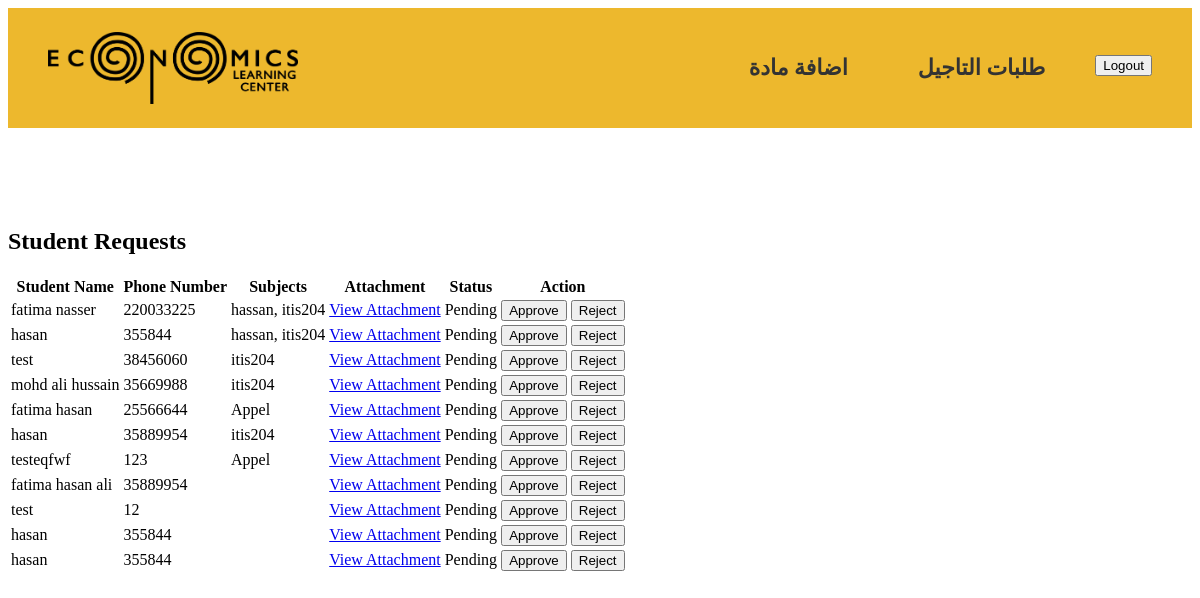
Page /admin-page/ (signed in) on the earlier database version.
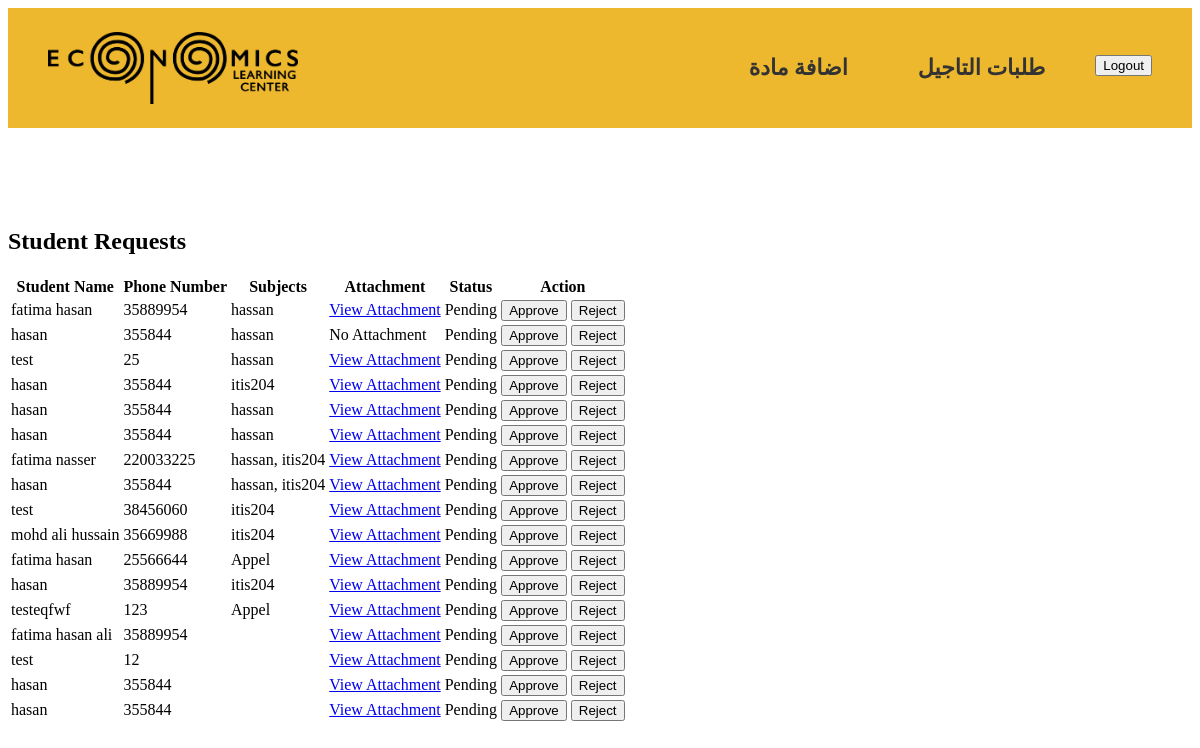
Same page on the later database version.
### main_app/models.py (models this page shows, shortened)
class StudentRequest(models.Model):
    student_name = models.CharField(max_length=255)
    phone_number = models.CharField(max_length=15)
    subject = models.ManyToManyField(Subject)
    attachment = models.FileField(upload_to='attachments/', blank=True, null=True)
    status = models.CharField(max_length=10, default='Pending')
    created_at = models.DateTimeField(auto_now_add=True)  # Ensure this field exists

class Subject(models.Model):
    name = models.CharField(max_length=100)
    price = models.DecimalField(max_digits=10, decimal_places=2)
    image = models.ImageField(upload_to='subject_images/')
    description = models.TextField(blank=True, null=True)
    created_at = models.DateTimeField(default=timezone.now)  # Set default value here
    updated_at = models.DateTimeField(auto_now=True)

### main_app/views.py (the view, shortened to what this page needs)
# urls.py: path('admin-page/', views.admin_page, name='admin_page'),
@login_required
@user_passes_test(lambda u: u.is_superuser)
def admin_page(request):
    requests = StudentRequest.objects.all().order_by('-created_at')
    return render(request, 'accounts/admin_page.html', {'requests': requests})

### main_app/templates/accounts/admin_page.html (shortened to what this page needs)
{% load static %}
<!DOCTYPE html>
<html>
<head>
  <link rel="stylesheet" href="{% static 'styles/admin.css' %}">
</head>
<body>
  <header>
    <nav>
      <img src="{% static 'images/logo-horizantal.png' %}" alt="Elc logo" />
      <ul>
        <li><a href="{% url 'add_subject' %}">اضافة مادة</a></li>
        <li><a href="{% url 'admin_page' %}">طلبات التاجيل</a></li>
        <li>
          <form action="{% url 'logout' %}" method="POST">
            <button type="submit">Logout</button>
          </form>
        </li>
      </ul>
    </nav>
  </header>
<nav>
</nav>
<h2>Student Requests</h2>
<table>
  <tr>
    <th>Student Name</th>
    <th>Phone Number</th>
    <th>Subjects</th>
    <th>Attachment</th>
    <th>Status</th>
    <th>Action</th>
  </tr>
  {% for request in requests %}
  <tr>
    <td>{{ request.student_name }}</td>
    <td>{{ request.phone_number }}</td>
    <td>
      {% for subject in request.subject.all %}
        {{ subject.name }}{% if not forloop.last %}, {% endif %}
      {% endfor %}
    </td>
    <td>
      {% if request.attachment %}
        <a href="{{ request.attachment.url }}" target="_blank">View Attachment</a>
      {% else %}
        No Attachment
      {% endif %}
    </td>
    <td>{{ request.status }}</td>
    <td>
      {% if request.status == 'Pending' %}
      <form method="POST" style="display:inline;">
        <button type="submit" name="action" value="approve">Approve</button>
      </form>
      <form method="POST" style="display:inline;">
        <button type="submit" name="action" value="reject">Reject</button>
      </form>
      {% else %}
      {{ request.status }}
      {% endif %}
    </td>
  </tr>
  {% empty %}
  <tr><td colspan="6">No requests found</td></tr>
  {% endfor %}
</table>
</body>
</html>

### static/styles/admin.css (style rules this page uses)
header { background-color: #edb82d; padding: 20px 40px; }
nav { display: flex; align-items: center; justify-content: space-between; height: 80px; }
nav img { width: 250px; height: auto; }
nav ul { list-style: none; display: flex; gap: 30px; margin: 0; padding: 0; }
nav ul li { position: relative; }
nav ul li a { text-decoration: none; color: #333; font-weight: bold; font-size: 22px; padding: 15px 20px; transition: background-color 0.3s; }

Differences in the rows shown:
added StudentRequest: student_name "fatima hasan", phone_number "35889954", status "Pending", Subject (name "hassan")
added StudentRequest: student_name "hasan", phone_number "355844", attachment "No Attachment", status "Pending", Subject (name "hassan")
added StudentRequest: student_name "test", phone_number "25", status "Pending", Subject (name "hassan")
added StudentRequest: student_name "hasan", phone_number "355844", status "Pending", Subject (name "itis204")
added StudentRequest: student_name "hasan", phone_number "355844", status "Pending", Subject (name "hassan")
added StudentRequest: student_name "hasan", phone_number "355844", status "Pending", Subject (name "hassan")
